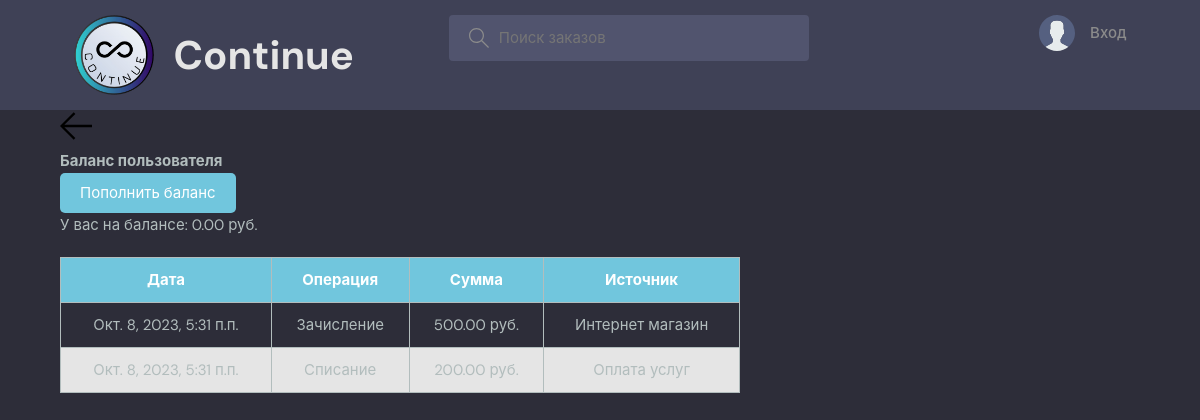
The app's page /balance/1/ with its own data.
### base/models.py (models this page shows)
class User(AbstractUser):
    name = models.CharField(max_length=200, null=True)
    email = models.EmailField(unique=True)
    bio = models.TextField(null=True)
    avatar = models.ImageField(null=True, default='avatar.svg')
    balance = models.DecimalField(max_digits=20, decimal_places=2, null=False, default=0)
    USERNAME_FIELD = 'email'
    REQUIRED_FIELDS = []

class Transaction(models.Model):
    name = models.CharField(max_length=200, null=True)
    amount = models.DecimalField(max_digits=20, decimal_places=2, null=False, default=0)
    addition = models.BooleanField(null=False, default=True)
    created = models.DateTimeField(auto_now_add=True)
    user = models.ForeignKey(User, on_delete=models.SET_NULL, null=True)

### base/views.py (the view)
# urls.py: path('balance/<str:pk>/', views.userBalance, name="user-balance"),
def userBalance(request, pk): # TODO:
    user = User.objects.get(id=pk)
    transactions = user.transaction_set.all()
    context = {
        'user': user,
        'transactions': transactions
    }
    return render(request, f'base/balance.html', context)

### base/templates/base/balance.html (shortened to what this page needs)
{% extends 'main.html' %}
{% block content %}
<main class="user__balance">
    <div class="container">
      <div class="balance__box">
        <div class="balance__boxHeader">
          <div class="balance__boxTitle">
            <a href="{{request.META.HTTP_REFERER}}">
              <svg version="1.1" xmlns="http://www.w3.org/2000/svg" width="32" height="32" viewBox="0 0 32 32">
                <title>arrow-left</title>
                <path
                  d="M13.723 2.286l-13.723 13.714 13.719 13.714 1.616-1.611-10.96-10.96h27.625v-2.286h-27.625l10.965-10.965-1.616-1.607z">
                </path>
              </svg>
            </a>
            <h3>Баланс пользователя</h3>
          </div>
          <button class="recharge-button">Пополнить баланс</button>
        </div>
        <div class="balance__body">
          <form class="balance__view" action="" method="POST">
            <label for="job_topic">У вас на балансе: {{user.balance}} руб.</label>
          </form>
          <table class="transaction-table">
            <thead>
              <tr>
                <th>Дата</th>
                <th>Операция</th>
                <th>Сумма</th>
                <th>Источник</th>
              </tr>
            </thead>
            <tbody>
              {% for transaction in transactions %}
              <tr>
                <td>{{transaction.created}}</td>
                {% if transaction.addition == 1 %}
                <td>Зачисление</td>
                {% else %}
                <td>Списание</td>
                {% endif %}
                <td>{{transaction.amount}} руб.</td>
                <td>{{transaction.name}}</td>
              </tr>
              {% endfor %}
            </tbody>
          </table>
        </div>
      </div>
    </div>
  </main>
{% endblock content %}

### static/css/style.css (style rules this page uses)
:root { --color-main: #71c6dd; --color-main-light: #e1f6fb; --color-dark: #3f4156; --color-dark-medium: #51546e; --color-dark-light: #696d97; --color-light: #e5e5e5; --color-gray: #8b8b8b; --color-light-gray: #b2bdbd; --color-bg: #2d2d39; --color-success: #5dd693; --color-error: #fc4b0b; }
* { font-family: "DM Sans", -apple-system, BlinkMacSystemFont, "Segoe UI", Roboto, Oxygen, Ubuntu, Cantarell, "Open Sans", "Helvetica Neue", sans-serif; margin: 0; padding: 0; box-sizing: border-box; text-rendering: optimizeLegibility; font-size: inherit; }
html { font-size: 56.25%; }
@media only screen and (min-width: 1200px) { html { font-size: 62.5%; } }
body { line-height: 1.6; font-weight: 400; font-size: 1.5rem; color: var(--color-light-gray); background-color: var(--color-bg); min-height: 100vh; }
a { display: inline-block; color: var(--color-main); text-decoration: none; }
.container { max-width: 120rem; width: 90%; margin: auto; }
.user__balance .balance__box { max-width: 68rem; }
.recharge-button { background-color: var(--color-main); color: white; border: none; padding: 10px 20px; border-radius: 5px; cursor: pointer; margin-left: auto; }
.transaction-table { width: 100%; border-collapse: collapse; margin-top: 20px; }
.transaction-table th, .transaction-table td { border: 1px solid var(--color-light-gray); padding: 10px; text-align: center; }
.transaction-table th { background-color: var(--color-main); color: white; }
.transaction-table tbody tr:nth-child(even) { background-color: var(--color-light); }

### records on screen
User: balance "0.00"
Transaction: addition "Зачисление"
Transaction: addition "Списание"
